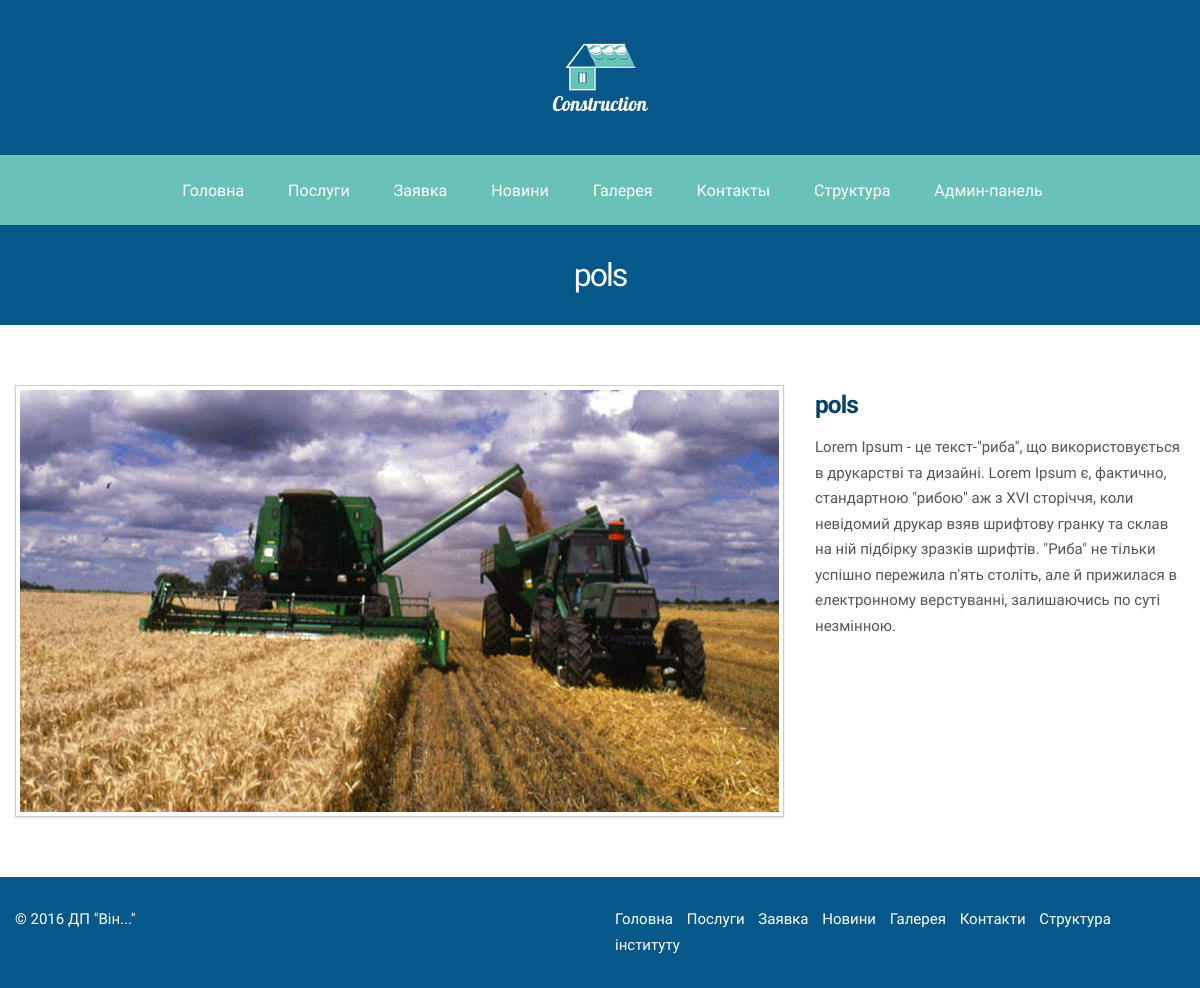
Screenshot of /services/12 with the database file from the repository.
### construct/models.py (models this page shows, shortened)
class Service(models.Model):
	image = models.ImageField(upload_to='static/img')
	title = models.CharField(max_length=100)
	subtitle = models.CharField(max_length=500)
	text = models.CharField(max_length=5000)
	created_at = models.DateTimeField(auto_now_add=True)
	price = models.IntegerField()
	CATEGORY_CHOICES = (
		('0', 'Землевиорні роботи'),
		('1', 'Землеоціночні роботи'),
		('2', 'Якісь ще роботи'),
		('3', 'Останні роботи')
	)
	category = models.CharField(max_length=1, choices=CATEGORY_CHOICES)
	is_published = models.BooleanField()
	class Meta():
		verbose_name = u"Послуга"
		verbose_name_plural = u"Послуги"

### construct/views.py (the view)
# urls.py: url(r'^services/(?P<service_id>[0-9]+)$', views.single_service, name='service'),
def single_service(request, service_id):
    service = Service.objects.get(id=service_id)
    template = loader.get_template("single_service.html")
    return HttpResponse(template.render(locals(), request))

### templates/single_service.html (shortened to what this page needs)
{% extends "base.html" %}
{% load construct_extras %}
{% block subheader %} {{ service.title }} {% endblock %}
{% block content %}
    <div class="row">
        <div class="ourservice-single">
            <div class="span8">
                <img data-original="{{ service.image.url }}"  src="/{{ service.image.url }}" class="img-polaroid" alt="">
            </div>
            <div class="span4">
                <h3>{{ service.title }}</h3>
                <p>{{ service.text }}</p>
            </div>
        </div>
    </div>
{% endblock %}

### static/css/style.css (style rules this page uses)
body { font-family: "Oranienbaum"; font-size: 15px; line-height: 1.7em; margin: 0; padding: 0; color: #555; background: #fff }
h3, h4, h5, h6 { font-weight: 600; color: #044269 }
h3 { letter-spacing: -1px; margin-top: 0 }

### rows the page displays
Service: title "pols", image (picture), text "Lorem Ipsum - це текст-\"риба\", що використовується в друкарстві та дизайні. Lorem Ipsum є, фактично, стандартною \"рибою\" аж з XVI сторіччя, коли невідомий друкар взяв шрифтову гранку та склав на ній підбірку зразків шрифтів. \"Риба\" не тільки успішно пережила п'ять століть, але й прижилася в електронному верстуванні, залишаючись по суті незмінною."
